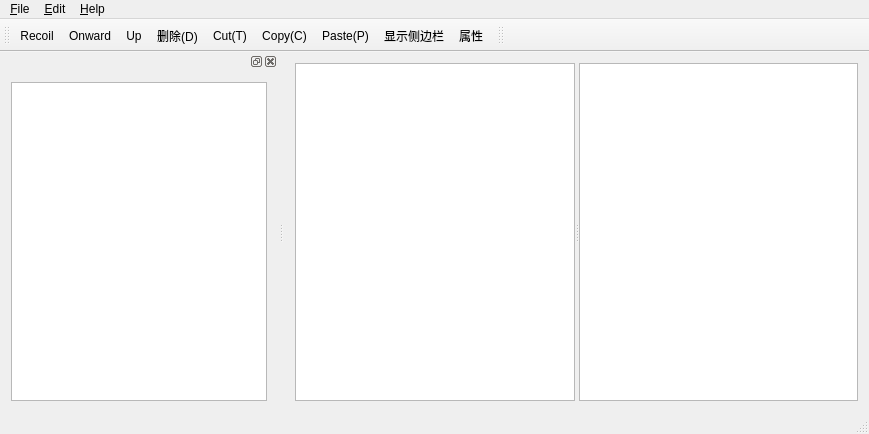
<?xml version="1.0" encoding="UTF-8"?>
<ui version="4.0">
 <class>MainWindow</class>
 <widget class="QMainWindow" name="MainWindow">
  <property name="geometry">
   <rect>
    <x>0</x>
    <y>0</y>
    <width>869</width>
    <height>434</height>
   </rect>
  </property>
  <property name="windowTitle">
   <string>MainWindow</string>
  </property>
  <widget class="QWidget" name="centralWidget">
   <layout class="QVBoxLayout" name="verticalLayout">
    <item>
     <widget class="QSplitter" name="splitter">
      <property name="orientation">
       <enum>Qt::Horizontal</enum>
      </property>
      <widget class="QListView" name="listView">
       <property name="contextMenuPolicy">
        <enum>Qt::ActionsContextMenu</enum>
       </property>
      </widget>
      <widget class="QTableView" name="tableView"/>
     </widget>
    </item>
   </layout>
  </widget>
  <widget class="QMenuBar" name="menuBar">
   <property name="geometry">
    <rect>
     <x>0</x>
     <y>0</y>
     <width>869</width>
     <height>25</height>
    </rect>
   </property>
   <widget class="QMenu" name="menu_File">
    <property name="title">
     <string>&amp;File</string>
    </property>
    <addaction name="action_New_File"/>
    <addaction name="action_New_Folder"/>
    <addaction name="separator"/>
    <addaction name="action_Quit"/>
   </widget>
   <widget class="QMenu" name="menu_Edit">
    <property name="title">
     <string>&amp;Edit</string>
    </property>
    <addaction name="actionCut_T"/>
    <addaction name="actionCopy_C"/>
    <addaction name="actionPaste_P"/>
    <addaction name="action_D"/>
    <addaction name="actionRename_R"/>
   </widget>
   <widget class="QMenu" name="menu_Help">
    <property name="title">
     <string>&amp;Help</string>
    </property>
    <addaction name="action_About"/>
    <addaction name="action_About_Qt"/>
   </widget>
   <addaction name="menu_File"/>
   <addaction name="menu_Edit"/>
   <addaction name="menu_Help"/>
  </widget>
  <widget class="QToolBar" name="mainToolBar">
   <attribute name="toolBarArea">
    <enum>TopToolBarArea</enum>
   </attribute>
   <attribute name="toolBarBreak">
    <bool>false</bool>
   </attribute>
   <addaction name="action_Recoil"/>
   <addaction name="action_Onward"/>
   <addaction name="action_Up"/>
   <addaction name="action_D"/>
   <addaction name="actionCut_T"/>
   <addaction name="actionCopy_C"/>
   <addaction name="actionPaste_P"/>
   <addaction name="action_dis"/>
   <addaction name="Proper"/>
  </widget>
  <widget class="QStatusBar" name="statusBar"/>
  <widget class="QToolBar" name="mainToolBar1">
   <property name="windowTitle">
    <string>toolBar</string>
   </property>
   <attribute name="toolBarArea">
    <enum>TopToolBarArea</enum>
   </attribute>
   <attribute name="toolBarBreak">
    <bool>false</bool>
   </attribute>
  </widget>
  <widget class="QDockWidget" name="dockWidget_2">
   <attribute name="dockWidgetArea">
    <number>1</number>
   </attribute>
   <widget class="QWidget" name="dockWidgetContents_2">
    <layout class="QGridLayout" name="gridLayout_3">
     <item row="0" column="0">
      <widget class="QTreeView" name="treeView"/>
     </item>
    </layout>
   </widget>
  </widget>
  <action name="action_New_File">
   <property name="icon">
    <iconset>
     <normaloff>images/new.png</normaloff>images/new.png</iconset>
   </property>
   <property name="text">
    <string>&amp;New File</string>
   </property>
  </action>
  <action name="action_Quit">
   <property name="text">
    <string>&amp;Quit</string>
   </property>
   <property name="shortcut">
    <string>Ctrl+Q</string>
   </property>
  </action>
  <action name="actionCut_T">
   <property name="icon">
    <iconset>
     <normaloff>images/cut.PNG</normaloff>images/cut.PNG</iconset>
   </property>
   <property name="text">
    <string>Cut(&amp;T)</string>
   </property>
   <property name="toolTip">
    <string>Cut</string>
   </property>
   <property name="shortcut">
    <string>Ctrl+X</string>
   </property>
  </action>
  <action name="actionCopy_C">
   <property name="icon">
    <iconset>
     <normaloff>images/copy.png</normaloff>images/copy.png</iconset>
   </property>
   <property name="text">
    <string>Copy(&amp;C)</string>
   </property>
   <property name="toolTip">
    <string>Copy</string>
   </property>
   <property name="shortcut">
    <string>Ctrl+C</string>
   </property>
  </action>
  <action name="actionPaste_P">
   <property name="icon">
    <iconset>
     <normaloff>images/paste.png</normaloff>images/paste.png</iconset>
   </property>
   <property name="text">
    <string>Paste(&amp;P)</string>
   </property>
   <property name="toolTip">
    <string>Paste</string>
   </property>
   <property name="shortcut">
    <string>Ctrl+V</string>
   </property>
  </action>
  <action name="actionRename_R">
   <property name="text">
    <string>Rename(&amp;R)</string>
   </property>
   <property name="toolTip">
    <string>Rename</string>
   </property>
   <property name="shortcut">
    <string>F2</string>
   </property>
  </action>
  <action name="action_About">
   <property name="text">
    <string>&amp;About</string>
   </property>
  </action>
  <action name="action_New_Folder">
   <property name="icon">
    <iconset>
     <normaloff>images/open.png</normaloff>images/open.png</iconset>
   </property>
   <property name="text">
    <string>&amp;New Folder</string>
   </property>
  </action>
  <action name="action_Recoil">
   <property name="icon">
    <iconset>
     <normaloff>image/recoil.PNG</normaloff>image/recoil.PNG</iconset>
   </property>
   <property name="text">
    <string>&amp;Recoil</string>
   </property>
  </action>
  <action name="action_Onward">
   <property name="icon">
    <iconset>
     <normaloff>images/onward.PNG</normaloff>images/onward.PNG</iconset>
   </property>
   <property name="text">
    <string>&amp;Onward</string>
   </property>
  </action>
  <action name="action_Up">
   <property name="icon">
    <iconset>
     <normaloff>images/up.PNG</normaloff>images/up.PNG</iconset>
   </property>
   <property name="text">
    <string>&amp;Up</string>
   </property>
   <property name="shortcut">
    <string>Backspace</string>
   </property>
  </action>
  <action name="action_dis">
   <property name="icon">
    <iconset>
     <normaloff>images/print.png</normaloff>images/print.png</iconset>
   </property>
   <property name="text">
    <string>显示侧边栏</string>
   </property>
   <property name="toolTip">
    <string>显示侧边栏</string>
   </property>
  </action>
  <action name="Proper">
   <property name="icon">
    <iconset>
     <normaloff>images/bookmark-new.png</normaloff>images/bookmark-new.png</iconset>
   </property>
   <property name="text">
    <string>属性</string>
   </property>
   <property name="toolTip">
    <string>属性</string>
   </property>
  </action>
  <action name="action_About_Qt">
   <property name="text">
    <string>&amp;About Qt</string>
   </property>
  </action>
  <action name="action_D">
   <property name="icon">
    <iconset>
     <normaloff>images/edit-delete.png</normaloff>images/edit-delete.png</iconset>
   </property>
   <property name="text">
    <string>删除(&amp;D)</string>
   </property>
   <property name="shortcut">
    <string>Shift+Del</string>
   </property>
  </action>
  <action name="action_hide">
   <property name="text">
    <string>显示隐藏文件</string>
   </property>
   <property name="toolTip">
    <string>显示隐藏文件</string>
   </property>
  </action>
  <action name="action_nohide">
   <property name="text">
    <string>不显示隐藏文件</string>
   </property>
   <property name="toolTip">
    <string>不显示隐藏文件</string>
   </property>
  </action>
  <action name="action_terminal">
   <property name="text">
    <string>在终端中打开(&amp;T)</string>
   </property>
   <property name="toolTip">
    <string>在终端中打开</string>
   </property>
  </action>
 </widget>
 <layoutdefault spacing="6" margin="11"/>
 <resources/>
 <connections/>
</ui>
